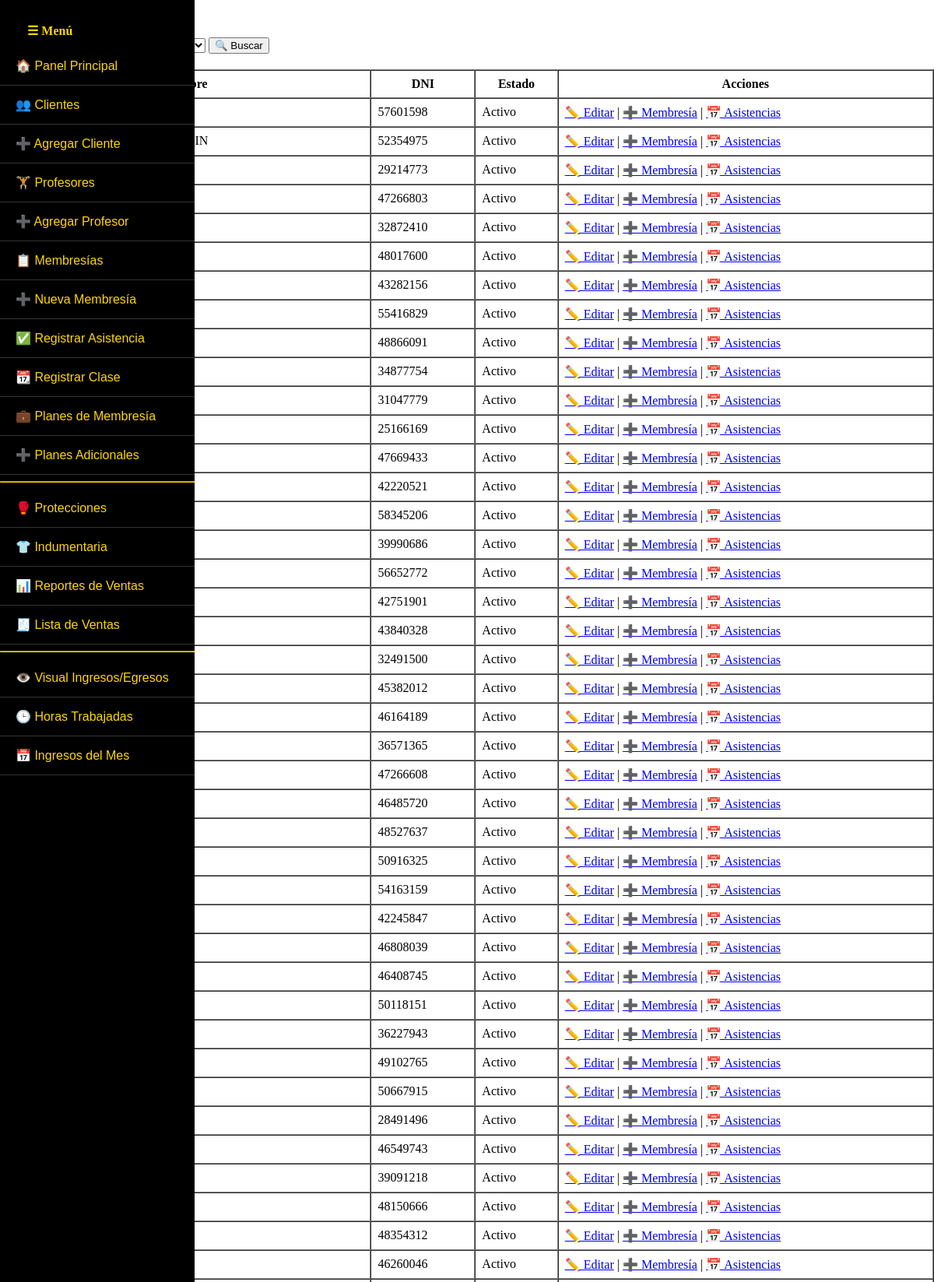
The page /gymfight/clientes.php (upper part) on the database its author committed.
### tables this page shows
CREATE TABLE `clientes` (
  `id` int(11) NOT NULL,
  `nombre` varchar(100) NOT NULL,
  `apellido` varchar(100) NOT NULL,
  `dni` varchar(20) NOT NULL,
  `telefono` varchar(20) DEFAULT NULL,
  `correo` varchar(100) DEFAULT NULL,
  `fecha_nacimiento` date DEFAULT NULL,
  `fecha_ingreso` date DEFAULT NULL,
  `email` varchar(100) DEFAULT NULL,
  `rfid_uid` varchar(100) DEFAULT NULL,
  `tarjeta_rfid` varchar(50) DEFAULT NULL,
  `estado` varchar(20) NOT NULL DEFAULT 'Activo',
  `fecha_vencimiento` date DEFAULT NULL,
  `dias_restantes` int(11) DEFAULT 0,
  `dias_disponibles` int(11) DEFAULT 0
);

### gymfight/clientes.php (the view, shortened to what this page needs)
<?php
include 'conexion.php';
$busqueda = $_GET['buscar'] ?? '';
$like = '%' . $busqueda . '%';
$where = "WHERE (nombre LIKE ? OR apellido LIKE ? OR dni LIKE ?)";
$parametros = [$like, $like, $like];
$tipos = "sss";
$sql = "SELECT * FROM clientes $where ORDER BY apellido";
$stmt = $conexion->prepare($sql);
$stmt->bind_param($tipos, ...$parametros);
$stmt->execute();
$resultado = $stmt->get_result();
?>
<?php include 'menu.php'; ?>
<div class="main-content">
    <h2>👥 Listado de Clientes</h2>
    <form method="get" style="margin-bottom: 20px;">
        <button type="submit">🔍 Buscar</button>
    </form>
    <table border="1" width="100%" cellpadding="8" cellspacing="0">
        <thead>
            <tr>
                <th>Nombre</th>
                <th>DNI</th>
                <th>Estado</th>
                <th>Acciones</th>
            </tr>
        </thead>
        <tbody>
            <?php while ($cliente = $resultado->fetch_assoc()): ?>
                <tr style="background: <?= $cliente['estado'] === 'Inactivo' ? '#fee' : '#fff' ?>">
                    <td><?= htmlspecialchars($cliente['apellido'] . ', ' . $cliente['nombre']) ?></td>
                    <td><?= htmlspecialchars($cliente['dni']) ?></td>
                    <td><?= htmlspecialchars($cliente['estado']) ?></td>
                    <td>
                        <a href="editar_cliente.php?id=<?= $cliente['id'] ?>">✏️ Editar</a> |
                        <a href="agregar_membresia.php?cliente_id=<?= $cliente['id'] ?>">➕ Membresía</a> |
                        <a href="historial_asistencias.php?cliente_id=<?= $cliente['id'] ?>">📅 Asistencias</a>
                    </td>
                </tr>
            <?php endwhile; ?>
        </tbody>
    </table>
</div>

### rows shown on the page
clientes: dni "57601598", estado "Activo"
clientes: dni "52354975", estado "Activo"
clientes: dni "29214773", estado "Activo"
clientes: dni "47266803", estado "Activo"
clientes: dni "32872410", estado "Activo"
clientes: dni "48017600", estado "Activo"
clientes: dni "43282156", estado "Activo"
clientes: dni "55416829", estado "Activo"
clientes: dni "48866091", estado "Activo"
clientes: dni "34877754", estado "Activo"
clientes: dni "31047779", estado "Activo"
clientes: dni "25166169", estado "Activo"
clientes: dni "47669433", estado "Activo"
clientes: dni "42220521", estado "Activo"
clientes: dni "58345206", estado "Activo"
clientes: dni "39990686", estado "Activo"
clientes: dni "56652772", estado "Activo"
clientes: dni "42751901", estado "Activo"
clientes: dni "43840328", estado "Activo"
clientes: dni "32491500", estado "Activo"
clientes: dni "45382012", estado "Activo"
clientes: dni "46164189", estado "Activo"
clientes: dni "36571365", estado "Activo"
clientes: dni "47266608", estado "Activo"
clientes: dni "46485720", estado "Activo"
clientes: dni "48527637", estado "Activo"
clientes: dni "50916325", estado "Activo"
clientes: dni "54163159", estado "Activo"
clientes: dni "42245847", estado "Activo"
clientes: dni "46808039", estado "Activo"
clientes: dni "46408745", estado "Activo"
clientes: dni "50118151", estado "Activo"
clientes: dni "36227943", estado "Activo"
clientes: dni "49102765", estado "Activo"
clientes: dni "50667915", estado "Activo"
clientes: dni "28491496", estado "Activo"
clientes: dni "46549743", estado "Activo"
clientes: dni "39091218", estado "Activo"
clientes: dni "48150666", estado "Activo"
clientes: dni "48354312", estado "Activo"
clientes: dni "46260046", estado "Activo"
